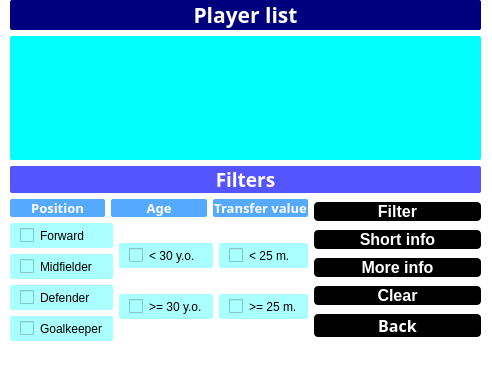
<?xml version="1.0" encoding="UTF-8"?>
<ui version="4.0">
 <class>Players</class>
 <widget class="QMainWindow" name="Players">
  <property name="geometry">
   <rect>
    <x>0</x>
    <y>0</y>
    <width>492</width>
    <height>389</height>
   </rect>
  </property>
  <property name="font">
   <font>
    <pointsize>8</pointsize>
   </font>
  </property>
  <property name="windowTitle">
   <string>MainWindow</string>
  </property>
  <property name="styleSheet">
   <string notr="true">QWidget {
background-color: rgb(255, 255, 255);
}</string>
  </property>
  <widget class="QWidget" name="centralwidget">
   <widget class="QWidget" name="verticalLayoutWidget_6">
    <property name="geometry">
     <rect>
      <x>10</x>
      <y>0</y>
      <width>471</width>
      <height>341</height>
     </rect>
    </property>
    <layout class="QVBoxLayout" name="verticalLayout_6">
     <item>
      <widget class="QLabel" name="label">
       <property name="font">
        <font>
         <family>Agency FB</family>
         <pointsize>16</pointsize>
         <weight>75</weight>
         <bold>true</bold>
        </font>
       </property>
       <property name="styleSheet">
        <string notr="true">QLabel {
background-color: rgb(0, 0, 127);
	color: rgb(255, 255, 255);
border-radius: 2px;
}</string>
       </property>
       <property name="text">
        <string>Player list</string>
       </property>
       <property name="alignment">
        <set>Qt::AlignCenter</set>
       </property>
      </widget>
     </item>
     <item>
      <widget class="QListWidget" name="listWidget">
       <property name="enabled">
        <bool>true</bool>
       </property>
       <property name="styleSheet">
        <string notr="true">QListWidget {
background-color: rgb(0, 255, 255);
color: rgb(0, 0, 0);
border-radius: 2px;
}</string>
       </property>
      </widget>
     </item>
     <item>
      <widget class="QLabel" name="label_2">
       <property name="font">
        <font>
         <family>Gill Sans MT</family>
         <pointsize>14</pointsize>
         <weight>75</weight>
         <bold>true</bold>
        </font>
       </property>
       <property name="styleSheet">
        <string notr="true">QLabel {
border-radius: 2px;
background-color: rgb(85, 85, 255);
color: rgb(255, 255, 255);
}</string>
       </property>
       <property name="text">
        <string>Filters</string>
       </property>
       <property name="alignment">
        <set>Qt::AlignCenter</set>
       </property>
      </widget>
     </item>
     <item>
      <layout class="QHBoxLayout" name="horizontalLayout_3">
       <item>
        <layout class="QVBoxLayout" name="verticalLayout_5">
         <item>
          <layout class="QHBoxLayout" name="horizontalLayout">
           <item>
            <widget class="QLabel" name="label_3">
             <property name="font">
              <font>
               <family>Perpetua Titling MT</family>
               <pointsize>10</pointsize>
               <weight>75</weight>
               <bold>true</bold>
              </font>
             </property>
             <property name="styleSheet">
              <string notr="true">QLabel {
color: rgb(255, 255, 255);
background-color: rgb(85, 170, 255);
border-radius: 2px;
}</string>
             </property>
             <property name="text">
              <string>Position</string>
             </property>
             <property name="alignment">
              <set>Qt::AlignCenter</set>
             </property>
            </widget>
           </item>
           <item>
            <widget class="QLabel" name="label_4">
             <property name="font">
              <font>
               <family>Perpetua Titling MT</family>
               <pointsize>10</pointsize>
               <weight>75</weight>
               <bold>true</bold>
              </font>
             </property>
             <property name="styleSheet">
              <string notr="true">QLabel {
color: rgb(255, 255, 255);
background-color: rgb(85, 170, 255);
border-radius: 2px;
}</string>
             </property>
             <property name="text">
              <string>Age</string>
             </property>
             <property name="alignment">
              <set>Qt::AlignCenter</set>
             </property>
            </widget>
           </item>
           <item>
            <widget class="QLabel" name="label_5">
             <property name="font">
              <font>
               <family>Perpetua Titling MT</family>
               <pointsize>10</pointsize>
               <weight>75</weight>
               <bold>true</bold>
              </font>
             </property>
             <property name="styleSheet">
              <string notr="true">QLabel {
color: rgb(255, 255, 255);
background-color: rgb(85, 170, 255);
border-radius: 2px;
}</string>
             </property>
             <property name="text">
              <string>Transfer value</string>
             </property>
             <property name="alignment">
              <set>Qt::AlignCenter</set>
             </property>
            </widget>
           </item>
          </layout>
         </item>
         <item>
          <layout class="QHBoxLayout" name="horizontalLayout_2">
           <item>
            <layout class="QVBoxLayout" name="verticalLayout_4">
             <item>
              <widget class="QCheckBox" name="forward_box">
               <property name="font">
                <font>
                 <family>Arial</family>
                </font>
               </property>
               <property name="styleSheet">
                <string notr="true">QCheckBox {
color: rgb(0, 0, 0);
	background-color: rgb(170, 255, 255);
border-radius: 2px;
padding: 5px 10px;
}</string>
               </property>
               <property name="text">
                <string>Forward</string>
               </property>
              </widget>
             </item>
             <item>
              <widget class="QCheckBox" name="mdf_box">
               <property name="font">
                <font>
                 <family>Arial</family>
                </font>
               </property>
               <property name="styleSheet">
                <string notr="true">QCheckBox {
color: rgb(0, 0, 0);
	background-color: rgb(170, 255, 255);
border-radius: 2px;
padding: 5px 10px;
}</string>
               </property>
               <property name="text">
                <string>Midfielder</string>
               </property>
              </widget>
             </item>
             <item>
              <widget class="QCheckBox" name="def_box">
               <property name="font">
                <font>
                 <family>Arial</family>
                </font>
               </property>
               <property name="styleSheet">
                <string notr="true">QCheckBox {
color: rgb(0, 0, 0);
	background-color: rgb(170, 255, 255);
border-radius: 2px;
padding: 5px 10px;
}</string>
               </property>
               <property name="text">
                <string>Defender</string>
               </property>
              </widget>
             </item>
             <item>
              <widget class="QCheckBox" name="gk_box">
               <property name="font">
                <font>
                 <family>Arial</family>
                </font>
               </property>
               <property name="styleSheet">
                <string notr="true">QCheckBox {
color: rgb(0, 0, 0);
	background-color: rgb(170, 255, 255);
border-radius: 2px;
padding: 5px 10px;
}</string>
               </property>
               <property name="text">
                <string>Goalkeeper</string>
               </property>
              </widget>
             </item>
            </layout>
           </item>
           <item>
            <layout class="QVBoxLayout" name="verticalLayout_3">
             <item>
              <widget class="QCheckBox" name="minus30_box">
               <property name="font">
                <font>
                 <family>Arial</family>
                </font>
               </property>
               <property name="styleSheet">
                <string notr="true">QCheckBox {
color: rgb(0, 0, 0);
	background-color: rgb(170, 255, 255);
border-radius: 2px;
padding: 5px 10px;
}</string>
               </property>
               <property name="text">
                <string>&lt; 30 y.o.</string>
               </property>
              </widget>
             </item>
             <item>
              <widget class="QCheckBox" name="plus30_box">
               <property name="font">
                <font>
                 <family>Arial</family>
                </font>
               </property>
               <property name="styleSheet">
                <string notr="true">QCheckBox {
color: rgb(0, 0, 0);
	background-color: rgb(170, 255, 255);
border-radius: 2px;
padding: 5px 10px;
}</string>
               </property>
               <property name="text">
                <string>&gt;= 30 y.o.</string>
               </property>
              </widget>
             </item>
            </layout>
           </item>
           <item>
            <layout class="QVBoxLayout" name="verticalLayout_2">
             <item>
              <widget class="QCheckBox" name="minus25_box">
               <property name="font">
                <font>
                 <family>Arial</family>
                </font>
               </property>
               <property name="styleSheet">
                <string notr="true">QCheckBox {
color: rgb(0, 0, 0);
	background-color: rgb(170, 255, 255);
border-radius: 2px;
padding: 5px 10px;
}</string>
               </property>
               <property name="text">
                <string>&lt; 25 m.</string>
               </property>
              </widget>
             </item>
             <item>
              <widget class="QCheckBox" name="plus25_box">
               <property name="font">
                <font>
                 <family>Arial</family>
                </font>
               </property>
               <property name="styleSheet">
                <string notr="true">QCheckBox {
color: rgb(0, 0, 0);
	background-color: rgb(170, 255, 255);
border-radius: 2px;
padding: 5px 10px;
}</string>
               </property>
               <property name="text">
                <string>&gt;= 25 m.</string>
               </property>
              </widget>
             </item>
            </layout>
           </item>
          </layout>
         </item>
        </layout>
       </item>
       <item>
        <layout class="QVBoxLayout" name="verticalLayout">
         <item>
          <widget class="QPushButton" name="filtr_button">
           <property name="font">
            <font>
             <family>Arial</family>
             <pointsize>12</pointsize>
             <weight>75</weight>
             <bold>true</bold>
            </font>
           </property>
           <property name="styleSheet">
            <string notr="true">QPushButton {
background-color: rgb(0, 0, 0);
color: rgb(255, 255, 255);
border-radius: 4px;
}
QPushButton:hover:!pressed { 
background-color: rgb(255, 255, 255);
color: rgb(0, 0, 0);
}</string>
           </property>
           <property name="text">
            <string>Filter</string>
           </property>
          </widget>
         </item>
         <item>
          <widget class="QPushButton" name="info_button">
           <property name="font">
            <font>
             <family>Arial</family>
             <pointsize>12</pointsize>
             <weight>75</weight>
             <bold>true</bold>
            </font>
           </property>
           <property name="styleSheet">
            <string notr="true">QPushButton {
background-color: rgb(0, 0, 0);
color: rgb(255, 255, 255);
border-radius: 4px;
}
QPushButton:hover:!pressed { 
background-color: rgb(255, 255, 255);
color: rgb(0, 0, 0);
}</string>
           </property>
           <property name="text">
            <string>Short info</string>
           </property>
          </widget>
         </item>
         <item>
          <widget class="QPushButton" name="site_button">
           <property name="font">
            <font>
             <family>Arial</family>
             <pointsize>12</pointsize>
             <weight>75</weight>
             <bold>true</bold>
            </font>
           </property>
           <property name="styleSheet">
            <string notr="true">QPushButton {
background-color: rgb(0, 0, 0);
color: rgb(255, 255, 255);
border-radius: 4px;
}
QPushButton:hover:!pressed { 
background-color: rgb(255, 255, 255);
color: rgb(0, 0, 0);
}</string>
           </property>
           <property name="text">
            <string>More info</string>
           </property>
          </widget>
         </item>
         <item>
          <widget class="QPushButton" name="clear">
           <property name="font">
            <font>
             <family>Arial</family>
             <pointsize>12</pointsize>
             <weight>75</weight>
             <bold>true</bold>
            </font>
           </property>
           <property name="styleSheet">
            <string notr="true">QPushButton {
background-color: rgb(0, 0, 0);
color: rgb(255, 255, 255);
border-radius: 4px;
}
QPushButton:hover:!pressed { 
background-color: rgb(255, 255, 255);
color: rgb(0, 0, 0);
}</string>
           </property>
           <property name="text">
            <string>Clear</string>
           </property>
          </widget>
         </item>
         <item>
          <widget class="QPushButton" name="pushButton_3">
           <property name="font">
            <font>
             <family>Californian FB</family>
             <pointsize>12</pointsize>
             <weight>75</weight>
             <bold>true</bold>
            </font>
           </property>
           <property name="styleSheet">
            <string notr="true">QPushButton {
background-color: rgb(0, 0, 0);
color: rgb(255, 255, 255);
border-radius: 4px;
}
QPushButton:hover:!pressed { 
background-color: rgb(255, 255, 255);
color: rgb(0, 0, 0);
}</string>
           </property>
           <property name="text">
            <string>Back</string>
           </property>
          </widget>
         </item>
        </layout>
       </item>
      </layout>
     </item>
    </layout>
   </widget>
  </widget>
  <widget class="QMenuBar" name="menubar">
   <property name="geometry">
    <rect>
     <x>0</x>
     <y>0</y>
     <width>492</width>
     <height>20</height>
    </rect>
   </property>
  </widget>
  <widget class="QStatusBar" name="statusbar"/>
 </widget>
 <resources/>
 <connections/>
</ui>
